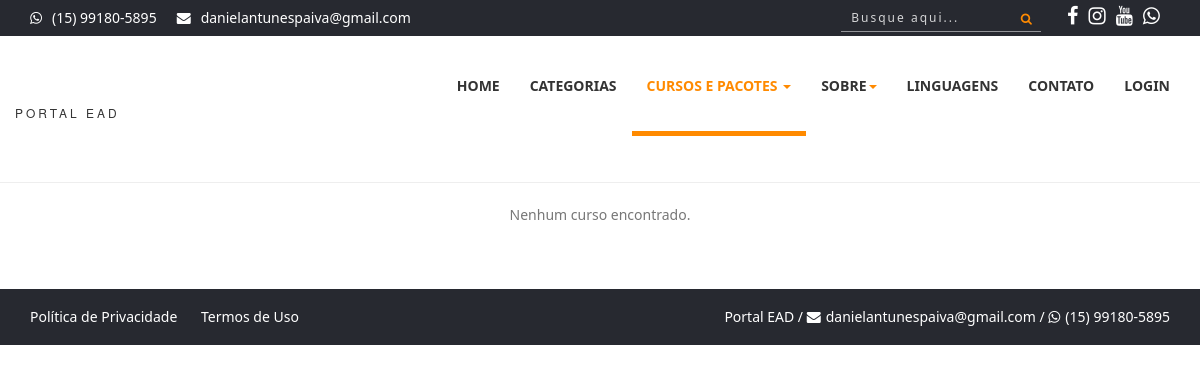
Before: /lista-cursos-2022.php with the older database file.
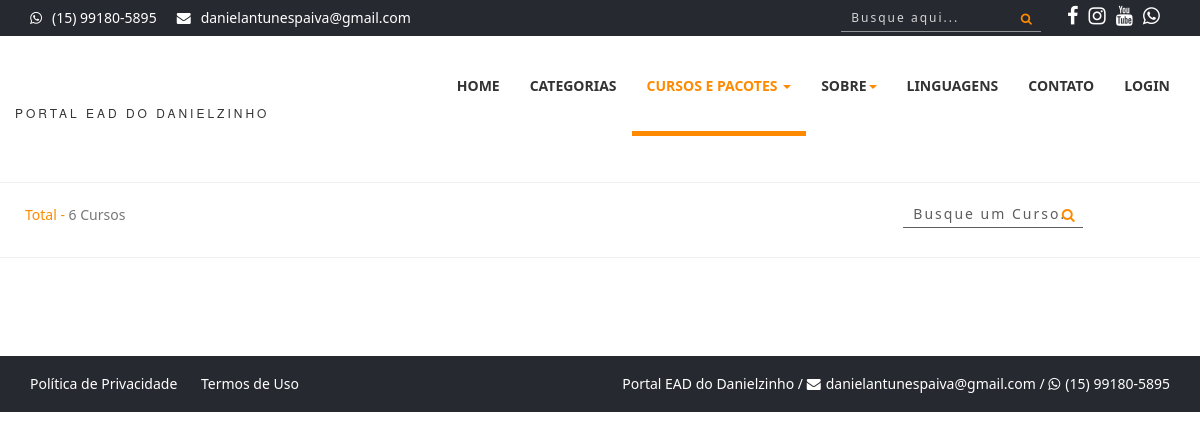
After: the same page with the newer database file.
### tables this page shows
CREATE TABLE `config` (
  `id` int(11) NOT NULL,
  `nome_sistema` varchar(50) NOT NULL,
  `email_sistema` varchar(50) NOT NULL,
  `tel_sistema` varchar(20) NOT NULL,
  `cnpj_sistema` varchar(25) DEFAULT NULL,
  `tipo_chave_pix` varchar(25) DEFAULT NULL,
  `chave_pix` varchar(100) DEFAULT NULL,
  `logo` varchar(20) NOT NULL,
  `icone` varchar(20) NOT NULL,
  `logo_rel` varchar(20) NOT NULL,
  `qrcode_pix` varchar(20) DEFAULT NULL,
  `facebook` varchar(120) DEFAULT NULL,
  `instagram` varchar(120) DEFAULT NULL,
  `youtube` varchar(120) DEFAULT NULL,
  `itens_pag` int(11) NOT NULL,
  `video_sobre` varchar(100) NOT NULL,
  `itens_relacionados` int(11) NOT NULL,
  `aulas_liberadas` int(11) NOT NULL,
  `desconto_pix` int(11) NOT NULL,
  `email_adm_mat` varchar(5) DEFAULT NULL,
  `cartoes_fidelidade` int(11) NOT NULL,
  `taxa_boleto` decimal(8,2) NOT NULL,
  `taxa_mp` decimal(8,2) NOT NULL,
  `taxa_paypal` decimal(8,2) NOT NULL,
  `valor_max_cartao` decimal(8,2) NOT NULL,
  `total_emails_por_envio` int(11) NOT NULL,
  `intervalo_envio_email` int(11) NOT NULL,
  `script_dia` date DEFAULT NULL,
  `dias_email_matricula` int(11) NOT NULL,
  `dias_excluir_matricula` int(11) NOT NULL
);

### sistema/conexao.php (called while the page is built, shortened)
<?php
$servidor = 'localhost';
$banco = 'portalead';
$usuario = 'root';
$senha = '';
$nome_sistema = 'Portal EAD do Danielzinho';
$email_sistema = 'danielantunespaiva@gmail.com';
$tel_sistema = '(15) 99180-5895';
try {
    $pdo = new PDO("mysql:dbname=$banco; host=$servidor", "$usuario", "$senha");
} catch (Throwable $th) {
    echo 'Erro ao conectar ao banco de dados! <br><br>' . $th;
}
$query = $pdo->query("SELECT * FROM config");
$res = $query->fetchAll(PDO::FETCH_ASSOC);
$total_reg = @count($res);
if ($total_reg == 0) {
    $pdo->query("INSERT into config SET nome_sistema = '$nome_sistema', email_sistema = '$email_sistema', tel_sistema = '$tel_sistema', logo = 'logo.png', icone = 'favicon.ico', logo_rel = 'logo.jpg', itens_pag = '12', cartoes_fidelidade = '5', valor_max_cartao = '100', total_emails_por_envio = '480', intervalo_envio_email = '70', dias_email_matricula = '3', dias_excluir_matricula = '30', script_dia = curDate()");
} else {
    $nome_sistema = $res[0]['nome_sistema'];
    $email_sistema = $res[0]['email_sistema'];
}
?>

### cabecalho.php (the view, shortened to what the changed rows need)
<?php
require_once('sistema/conexao.php');
?>
<!DOCTYPE html>
<html>
<head>
    <link rel="stylesheet" href="https://cdnjs.cloudflare.com/ajax/libs/font-awesome/4.5.0/css/font-awesome.min.css">
    <link rel="stylesheet" href="scss/main.css">
    <link rel="stylesheet" href="scss/skin.css">
    <link rel="stylesheet" href="scss/card.css">
    <link rel="stylesheet" href="scss/curso.css">
</head>
<body id="wrapper">
    <section id="top-header">
        <div class="container">
            <div class="row">
                <div class="col-md-7 col-sm-7 col-xs-7 top-header-links">
                    <ul class="contact_links">
                        <li><i class="fa fa-envelope"></i><a href="#"><?php echo $email_sistema ?></a></li>
                    </ul>
                </div>
            </div>
        </div>
    </section>
    <header>
        <nav class="navbar navbar-inverse" style="z-index: 1000">
            <div class="container">
                <div class="row">
                    <div class="navbar-header">
                        <a class="navbar-brand" href="./">
                            <h1> <img src="sistema/img/logo.png" alt="" width="60px">
                            </h1><span><?php echo $nome_sistema ?></span>
                        </a>
                    </div>
                </div>
            </div>
        </nav>
    </header>
    <div id="area-conteudo">

### lista-cursos-2022.php (shortened to what the changed rows need)
<?php
require_once("cabecalho.php");
?>
<br>
<hr>
<?php
$query = $pdo->query("SELECT * FROM cursos where status = 'Aprovado' and sistema = 'Não' and ano = '2022' ORDER BY id desc ");
$res = $query->fetchAll(PDO::FETCH_ASSOC);
$total_reg = @count($res);
if($total_reg > 0){
   ?>
<div class="row" style="margin-left: 10px; margin-right: 10px;">
                <div class="col-md-8 col-xs-6" >
                <p><span class="ocultar-mobile">Total - </span><?php echo $total_reg ?> Cursos</p>
            </div>
             <div class="col-md-4 col-xs-6">
                  <div class="search-box-pag " style="margin-top: 10px;">
                        <button class="btn-search-pag"><i class="fa fa-search"></i></button>
                        <input onkeyup="listar()" type="text" class="input-search-pag" placeholder="Busque um Curso..." id="buscar">
                    </div>
                  </div>
        </div>
        <hr>
    <br>
        <?php } else {
            echo '<p align="center">Nenhum curso encontrado.</p>';
          } ?>
<br><br>
<?php
require_once("rodape.php");
?>

### rodape.php (shortened to what the changed rows need)
<?php
require_once('sistema/conexao.php');
?>
</div>
<section id="bottom-footer">
    <div class="container">
        <div class="row">
            <div class="col-md-6 col-sm-6 col-xs-12 copyright">
                <span class="cor-branca ocultar-mobile"><?php echo $nome_sistema ?> / </span> <i class="fa fa-envelope" style="color:#FFF; margin-right:5px"> </i><a href="#" style="color:#FFF"><?php echo $email_sistema ?></a> / <i class="fa fa-whatsapp" style="color:#FFF; margin-right:5px"></i><a href="http://api.whatsapp.com/send?1=pt_BR&phone=55<?php echo $tel_sistema ?>" target="_blank" style="color:#FFF"><?php echo $tel_sistema ?></a>
            </div>
        </div>
    </div>
</section>
</html>

Changed rows visible on the page:
changed config "danielantunespaiva@gmail.com": nome_sistema "PORTAL EAD" → "PORTAL EAD DO DANIELZINHO"; nome_sistema "Portal EAD" → "Portal EAD do Danielzinho"
Other visible differences:
$total_reg: (not shown) → "6"
text no longer shown: "Nenhum curso encontrado."
text now shown: "Total - Cursos"
